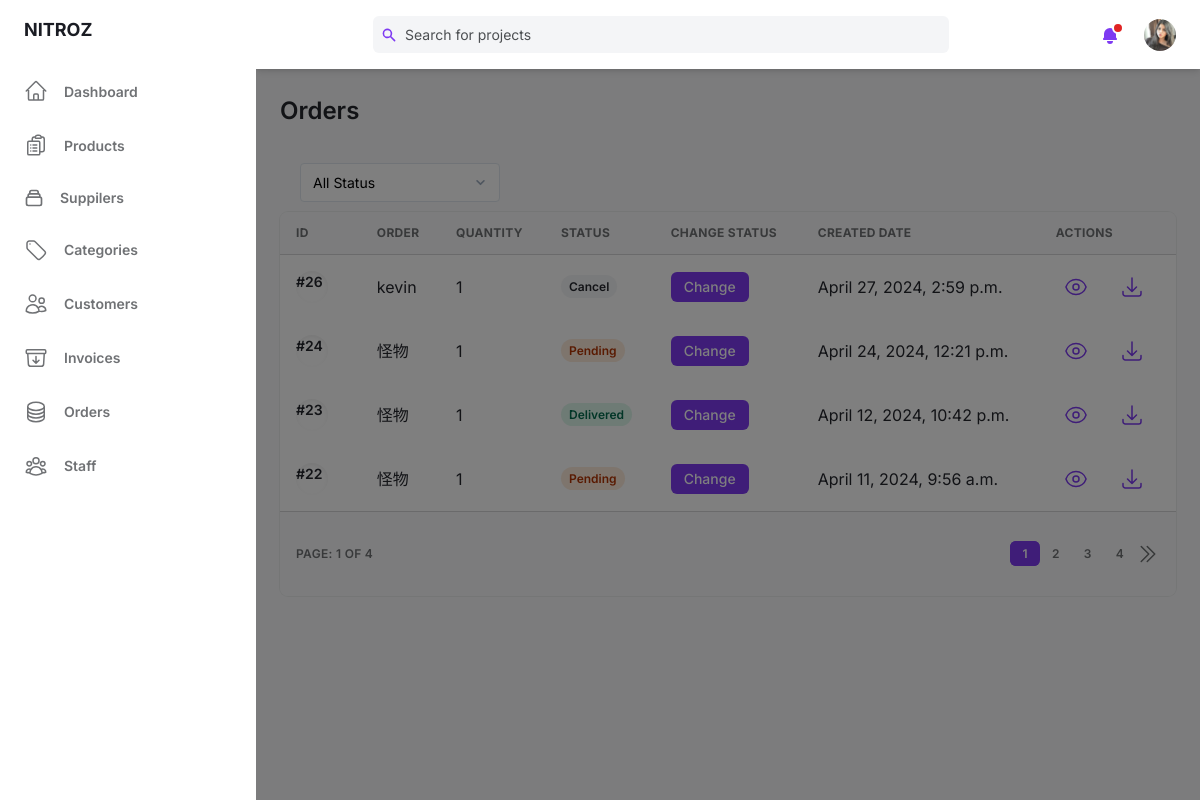
Page /super/order/ (signed in) on the earlier database version.
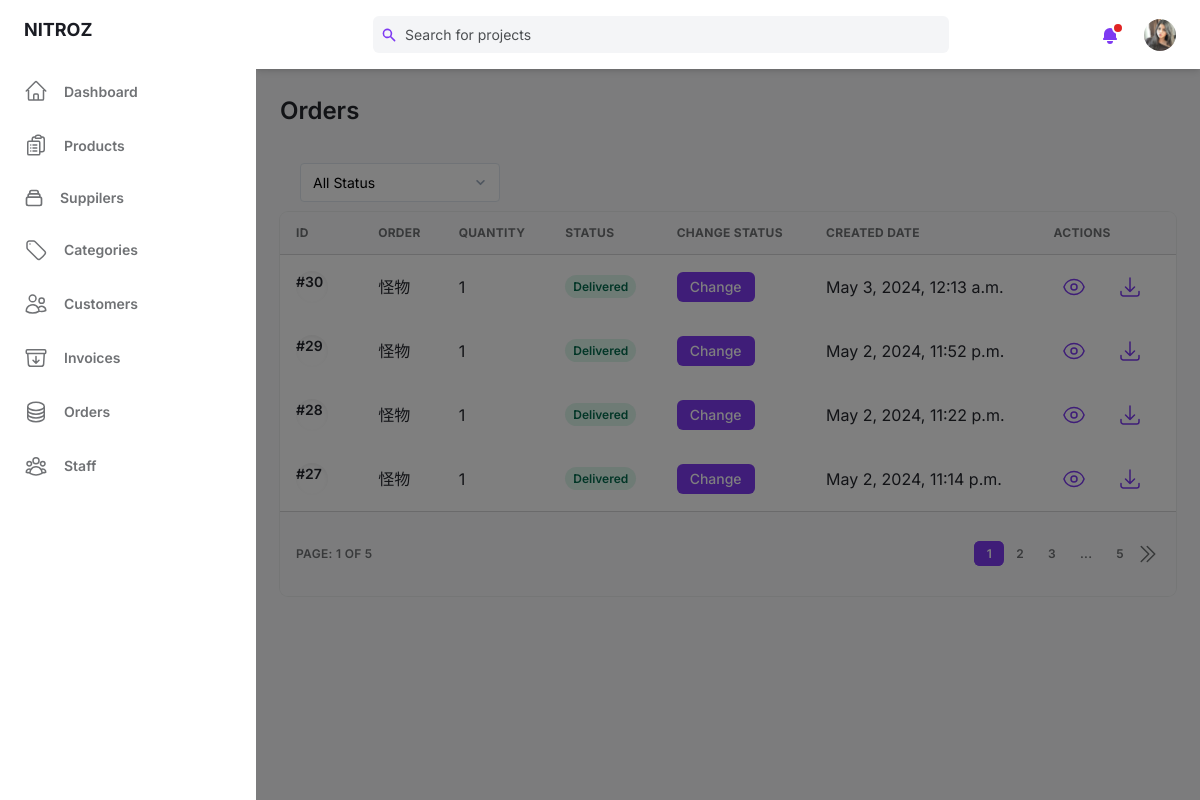
Same page on the later database version.
### base/models.py (models this page shows, shortened)
class Order(models.Model):
    user = models.ForeignKey(User,on_delete=models.DO_NOTHING)
    status = models.SmallIntegerField(default=1)
    updated = models.DateTimeField(auto_now=True)
    created = models.DateTimeField(auto_now_add=True)
    class Meta:
        ordering = ['-created']

class User(AbstractUser):
    birth = models.DateField(blank=True,null=True)
    gender = models.BooleanField(default=False)
    email = models.EmailField(unique=True)
    phone = models.CharField(max_length=10,blank=True,null=True)
    avatar = models.ImageField(null=True,blank=True,upload_to='users/',default= 'users/avatar.svg')
    old_cart = models.CharField(max_length=200, blank=True, null=True)
    updated = models.DateTimeField(auto_now=True)
    created = models.DateTimeField(auto_now_add=True)
    USERNAME_FIELD = 'email'
    REQUIRED_FIELDS = []
    @property
    def ImageURL(self):
        try:
            url = self.avatar.url
        except:
            url = ''
        return url
    objects = CustomUserManager()

class OrderItem(models.Model):
    order = models.ForeignKey(Order,on_delete=models.CASCADE)
    product = models.ForeignKey(Product, on_delete=models.DO_NOTHING)
    quantity = models.PositiveIntegerField(default=0, null=True, blank=True)
    updated = models.DateTimeField(auto_now=True)
    added = models.DateTimeField(auto_now_add=True)

### base/views.py (the view)
    def wrapper(request, *args, **kwargs):
        if not request.user.is_authenticated or not request.user.is_staff:
            messages.error(request,"You are not allow to do that action!")
            return redirect('admin_login')
        return view_func(request, *args, **kwargs)

### base/context_processors.py (called while the page is built)
def cart(request):
    return {'cart': Cart(request)}

### base/views.py (called while the page is built)
def staff_required(view_func):
    def wrapper(request, *args, **kwargs):
        if not request.user.is_authenticated or not request.user.is_staff:
            messages.error(request,"You are not allow to do that action!")
            return redirect('admin_login')
        return view_func(request, *args, **kwargs)
    return wrapper

### base/templates/base/admin/order.html (shortened to what the changed rows need)
{% extends "admin/main.html" %}
{% block content %}
<main class="h-full pb-16 overflow-y-auto">
    <div class="container grid px-6 mx-auto">
    {% if pageView == 'read' %}
    <h2 class="my-6 text-2xl font-semibold text-gray-700 dark:text-gray-200">Orders</h2>
    {% endif %}
    {% if pageView == 'read' %}
      <div class="w-full overflow-hidden rounded-lg shadow-xs">
        <div class="w-full overflow-x-auto">
            <table class="w-full whitespace-no-wrap">
                <thead>
                <tr class="text-xs font-semibold tracking-wide text-left text-gray-500 uppercase border-b dark:border-gray-700 bg-gray-50 dark:text-gray-400 dark:bg-gray-800">
                    <th class="px-4 py-3">ID</th>
                    <th class="px-4 py-3">Order</th>
                    <th class="px-4 py-3">Quantity</th>
                    <th class="px-4 py-3">Status</th>
                    <th class="px-4 py-3">Change Status</th>
                    <th class="px-4 py-3">Created Date</th>
                    <th class="px-4 py-3">Actions</th>
                </tr>
                </thead>
                {% for order in page.object_list %}
                <tbody class="bg-white divide-y dark:divide-gray-700 dark:bg-gray-800">
                <tr class="text-gray-700 dark:text-gray-400">
                    <td class="px-4 py-3">
                    <div class="flex items-center text-sm">
                        <div class="relative hidden w-8 h-8 mr-3 rounded-full md:block">
                        <div class="absolute inset-0 rounded-full shadow-inner" aria-hidden="true"></div>
                        <p class="font-semibold">#{{order.id}}</p>
                        </div>
                    </div>
                    </td>
                    <td class="px-4 py-3">{{order.user.username}}</td>
                    <td class="px-4 py-3">{{order.orderitem_set.all|length}}</td>
                    <td class="px-4 py-3 text-xs">
                        {% if order.status == 1 %}
                        <span class="px-2 py-1 font-semibold leading-tight text-orange-700 bg-orange-100 rounded-full dark:text-white dark:bg-orange-600">
                        Pending</span>
                        {% elif order.status == 2 %}
                        <span class="px-2 py-1 font-semibold leading-tight text-dark-700 bg-blue-100 rounded-full dark:bg-blue-700 dark:text-dark-100">
                            Processing</span>
                        </td>
                        {% elif order.status == 3 %}
                        <span class="px-2 py-1 font-semibold leading-tight text-gray-700 bg-gray-100 rounded-full dark:text-gray-100 dark:bg-gray-700">
                        Cancel</span>
                        {% elif order.status == 4 %}
                        <span class="px-2 py-1 font-semibold leading-tight text-green-700 bg-green-100 rounded-full dark:text-green-100 dark:bg-green-700">
                            Delivered</span>
                        {% endif %}
                    </td>
                    <td class="px-4 py-3">
                      {% if order.status == 1 or order.status == 2 %}
                      <button class="px-3 py-1 text-sm font-medium leading-5 text-white transition-colors duration-150 bg-purple-600 border border-transparent rounded-md active:bg-purple-600 hover:bg-purple-700 focus:outline-none focus:shadow-outline-purple">
                        <a href="{% url "updateOrderStatus" order.id %}">Change</a>
                      </button>
                      {% elif request.user.is_superuser %}
                      <button class="px-3 py-1 text-sm font-medium leading-5 text-white transition-colors duration-150 bg-purple-600 border border-transparent rounded-md active:bg-purple-600 hover:bg-purple-700 focus:outline-none focus:shadow-outline-purple">
                        <a href="{% url "updateOrderStatus" order.id %}">Change</a>
                      </button>
                      {% endif %}
                    </td>
                    <td class="px-4 py-3">{{order.created}}</td>
                    <td class="px-4 py-3">
                    <div class="flex items-center space-x-4 text-sm">
                        <button class="flex items-center justify-between px-2 py-2 text-sm font-medium leading-5 text-purple-600 rounded-lg dark:text-gray-400 focus:outline-none focus:shadow-outline-gray"
                        aria-label="Edit"><a href="{% url "orderDetail" order.id %}">
                            </a>
                        </button>
                        <button class="flex items-center justify-between px-2 py-2 text-sm font-medium leading-5 text-purple-600 rounded-lg dark:text-gray-400 focus:outline-none focus:shadow-outline-gray"
                        aria-label="Edit"><a href="{% url "generateOrderPDF" order.id %}">
                          <svg xmlns="http://www.w3.org/2000/svg" fill="none" viewBox="0 0 24 24" stroke-width="1.5" stroke="currentColor" class="w-6 h-6">
                            <path stroke-linecap="round" stroke-linejoin="round" d="M3 16.5v2.25A2.25 2.25 0 0 0 5.25 21h13.5A2.25 2.25 0 0 0 21 18.75V16.5M16.5 12 12 16.5m0 0L7.5 12m4.5 4.5V3" />
                          </svg></a>
                        </button>
                    </div>
                    </td>
                </tr>
                </tbody>
                {% endfor %}
            </table>
        </div>
        <div
          class="grid px-4 py-3 text-xs font-semibold tracking-wide text-gray-500 uppercase border-t dark:border-gray-700 bg-gray-50 sm:grid-cols-9 dark:text-gray-400 dark:bg-gray-800"
        >
          <span class="flex items-center col-span-3">Page: {{page.number}} of {{page.paginator.num_pages}}</span>
          <span class="col-span-2"></span>
          <span class="flex col-span-4 mt-2 sm:mt-auto sm:justify-end">
            <nav aria-label="Table navigation">
              <ul class="inline-flex items-center">
                {% for num_page in page.paginator.page_range %}
                    {% if num_page == 1 or num_page == page.paginator.num_pages or num_page == page.number or num_page == page.number|add:"-1" or num_page == page.number|add:"-2" or num_page == page.number|add:"1" or num_page == page.number|add:"2" %}
                        {% if page.number == num_page %}
                        <li><a class="px-3 py-1 text-white transition-colors duration-150 bg-purple-600 border border-r-0 border-purple-600 rounded-md focus:outline-none focus:shadow-outline-purple"
                        href="{% url 'orderAdmin' %}?page={{num_page}}{% if request.GET.q %}&q={{ request.GET.q }}{% endif %}">{{num_page}}</a>
                        </li>
                        {% else %}
                        <li><a class="px-3 py-1 rounded-md focus:outline-none focus:shadow-outline-purple"
                        href="{% url 'orderAdmin' %}?page={{num_page}}{% if request.GET.q %}&q={{ request.GET.q }}{% endif %}">{{num_page}}</a>
                        </li>
                        {% endif %}
                    {% elif num_page == page.paginator.num_pages|add:"-1" or num_page == 2 %}
                        <li><span class="px-3 py-1">...</span></li>
                    {% endif %}
                {% endfor %}
                {% if page.has_next %}
                <li><a class="px-3 py-1 rounded-md rounded-r-lg focus:outline-none focus:shadow-outline-purple" aria-label="Next"
                href="{% url 'orderAdmin' %}?page={{ page.next_page_number }}{% if request.GET.q %}&q={{ request.GET.q }}{% endif %}">
                  <svg xmlns="http://www.w3.org/2000/svg" fill="none" viewBox="0 0 24 24" stroke-width="1.5" stroke="currentColor" class="w-6 h-6">
                    <path stroke-linecap="round" stroke-linejoin="round" d="m5.25 4.5 7.5 7.5-7.5 7.5m6-15 7.5 7.5-7.5 7.5" />
                  </svg>
                </a>
                </li>
                {% endif %}
              </ul>
            </nav>
          </span>
        </div>
      </div>
    {% endif %}
    </div>
</main>
{% endblock content %}

Differences in the rows shown:
no longer on this page (row unchanged): Order: id "26", user.username "kevin", orderitem_set.all|length "1", status "Cancel", created "April 27, 2024, 2:59 p.m."
no longer on this page (row unchanged): Order: id "24", user.username "怪物", orderitem_set.all|length "1", status "Pending", created "April 24, 2024, 12:21 p.m."
no longer on this page (row unchanged): Order: id "23", user.username "怪物", orderitem_set.all|length "1", status "Delivered", created "April 12, 2024, 10:42 p.m."
no longer on this page (row unchanged): Order: id "22", user.username "怪物", orderitem_set.all|length "1", status "Pending", created "April 11, 2024, 9:56 a.m."
added Order: id "30", user.username "怪物", orderitem_set.all|length "1", status "Delivered", created "May 3, 2024, 12:13 a.m."
added Order: id "29", user.username "怪物", orderitem_set.all|length "1", status "Delivered", created "May 2, 2024, 11:52 p.m."
added Order: id "28", user.username "怪物", orderitem_set.all|length "1", status "Delivered", created "May 2, 2024, 11:22 p.m."
added Order: id "27", user.username "怪物", orderitem_set.all|length "1", status "Delivered", created "May 2, 2024, 11:14 p.m."
Other differences:
{{ page.paginator.num_pages }}: "4" → "5"
new list line: "5"
list line gone: "4"
